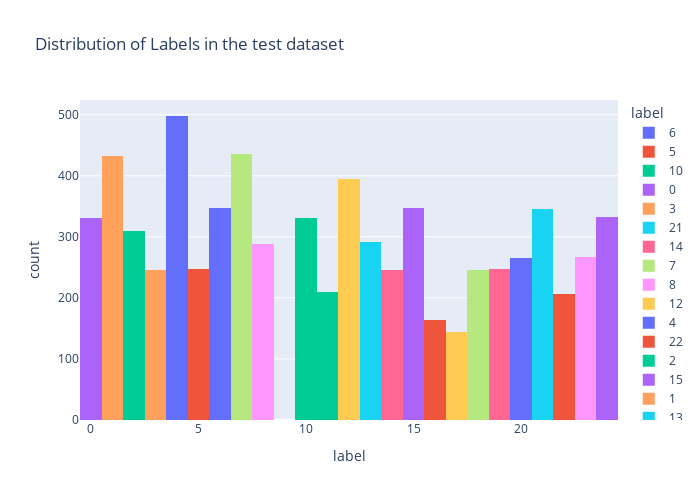

The cell this chart's notebook holds for it:
### Code cell
fig = px.histogram(test_df,
                   x='label',
                   color='label',
                   title='Distribution of Labels in the test dataset', 
                   width=700, height=500)
fig.show()

### Figure 1 — Plotly figure (JSON) as saved in the notebook; plotly's stock layout.template omitted (floating-point values rounded to 4 significant figures; data arrays with more than 128 entries replaced by an {"elided": "..."} marker saying what was removed)
{"data": [{"alignmentgroup": "True", "bingroup": "x", "hovertemplate": "label=%{x}<br>count=%{y}<extra></extra>", "legendgroup": "6", "marker": {"color": "#636efa", "pattern": {"shape": ""}}, "name": "6", "offsetgroup": "6", "orientation": "v", "showlegend": true, "type": "histogram", "x": {"elided": "348 int values"}, "xaxis": "x", "yaxis": "y"}, {"alignmentgroup": "True", "bingroup": "x", "hovertemplate": "label=%{x}<br>count=%{y}<extra></extra>", "legendgroup": "5", "marker": {"color": "#EF553B", "pattern": {"shape": ""}}, "name": "5", "offsetgroup": "5", "orientation": "v", "showlegend": true, "type": "histogram", "x": {"elided": "247 int values"}, "xaxis": "x", "yaxis": "y"}, {"alignmentgroup": "True", "bingroup": "x", "hovertemplate": "label=%{x}<br>count=%{y}<extra></extra>", "legendgroup": "10", "marker": {"color": "#00cc96", "pattern": {"shape": ""}}, "name": "10", "offsetgroup": "10", "orientation": "v", "showlegend": true, "type": "histogram", "x": {"elided": "331 int values"}, "xaxis": "x", "yaxis": "y"}, {"alignmentgroup": "True", "bingroup": "x", "hovertemplate": "label=%{x}<br>count=%{y}<extra></extra>", "legendgroup": "0", "marker": {"color": "#ab63fa", "pattern": {"shape": ""}}, "name": "0", "offsetgroup": "0", "orientation": "v", "showlegend": true, "type": "histogram", "x": {"elided": "331 int values"}, "xaxis": "x", "yaxis": "y"}, {"alignmentgroup": "True", "bingroup": "x", "hovertemplate": "label=%{x}<br>count=%{y}<extra></extra>", "legendgroup": "3", "marker": {"color": "#FFA15A", "pattern": {"shape": ""}}, "name": "3", "offsetgroup": "3", "orientation": "v", "showlegend": true, "type": "histogram", "x": {"elided": "245 int values"}, "xaxis": "x", "yaxis": "y"}, {"alignmentgroup": "True", "bingroup": "x", "hovertemplate": "label=%{x}<br>count=%{y}<extra></extra>", "legendgroup": "21", "marker": {"color": "#19d3f3", "pattern": {"shape": ""}}, "name": "21", "offsetgroup": "21", "orientation": "v", "showlegend": true, "type": "histogram", "x": {"elided": "346 int values"}, "xaxis": "x", "yaxis": "y"}, {"alignmentgroup": "True", "bingroup": "x", "hovertemplate": "label=%{x}<br>count=%{y}<extra></extra>", "legendgroup": "14", "marker": {"color": "#FF6692", "pattern": {"shape": ""}}, "name": "14", "offsetgroup": "14", "orientation": "v", "showlegend": true, "type": "histogram", "x": {"elided": "246 int values"}, "xaxis": "x", "yaxis": "y"}, {"alignmentgroup": "True", "bingroup": "x", "hovertemplate": "label=%{x}<br>count=%{y}<extra></extra>", "legendgroup": "7", "marker": {"color": "#B6E880", "pattern": {"shape": ""}}, "name": "7", "offsetgroup": "7", "orientation": "v", "showlegend": true, "type": "histogram", "x": {"elided": "436 int values"}, "xaxis": "x", "yaxis": "y"}, {"alignmentgroup": "True", "bingroup": "x", "hovertemplate": "label=%{x}<br>count=%{y}<extra></extra>", "legendgroup": "8", "marker": {"color": "#FF97FF", "pattern": {"shape": ""}}, "name": "8", "offsetgroup": "8", "orientation": "v", "showlegend": true, "type": "histogram", "x": {"elided": "288 int values"}, "xaxis": "x", "yaxis": "y"}, {"alignmentgroup": "True", "bingroup": "x", "hovertemplate": "label=%{x}<br>count=%{y}<extra></extra>", "legendgroup": "12", "marker": {"color": "#FECB52", "pattern": {"shape": ""}}, "name": "12", "offsetgroup": "12", "orientation": "v", "showlegend": true, "type": "histogram", "x": {"elided": "394 int values"}, "xaxis": "x", "yaxis": "y"}, {"alignmentgroup": "True", "bingroup": "x", "hovertemplate": "label=%{x}<br>count=%{y}<extra></extra>", "legendgroup": "4", "marker": {"color": "#636efa", "pattern": {"shape": ""}}, "name": "4", "offsetgroup": "4", "orientation": "v", "showlegend": true, "type": "histogram", "x": {"elided": "498 int values"}, "xaxis": "x", "yaxis": "y"}, {"alignmentgroup": "True", "bingroup": "x", "hovertemplate": "label=%{x}<br>count=%{y}<extra></extra>", "legendgroup": "22", "marker": {"color": "#EF553B", "pattern": {"shape": ""}}, "name": "22", "offsetgroup": "22", "orientation": "v", "showlegend": true, "type": "histogram", "x": {"elided": "206 int values"}, "xaxis": "x", "yaxis": "y"}, {"alignmentgroup": "True", "bingroup": "x", "hovertemplate": "label=%{x}<br>count=%{y}<extra></extra>", "legendgroup": "2", "marker": {"color": "#00cc96", "pattern": {"shape": ""}}, "name": "2", "offsetgroup": "2", "orientation": "v", "showlegend": true, "type": "histogram", "x": {"elided": "310 int values"}, "xaxis": "x", "yaxis": "y"}, {"alignmentgroup": "True", "bingroup": "x", "hovertemplate": "label=%{x}<br>count=%{y}<extra></extra>", "legendgroup": "15", "marker": {"color": "#ab63fa", "pattern": {"shape": ""}}, "name": "15", "offsetgroup": "15", "orientation": "v", "showlegend": true, "type": "histogram", "x": {"elided": "347 int values"}, "xaxis": "x", "yaxis": "y"}, {"alignmentgroup": "True", "bingroup": "x", "hovertemplate": "label=%{x}<br>count=%{y}<extra></extra>", "legendgroup": "1", "marker": {"color": "#FFA15A", "pattern": {"shape": ""}}, "name": "1", "offsetgroup": "1", "orientation": "v", "showlegend": true, "type": "histogram", "x": {"elided": "432 int values"}, "xaxis": "x", "yaxis": "y"}, {"alignmentgroup": "True", "bingroup": "x", "hovertemplate": "label=%{x}<br>count=%{y}<extra></extra>", "legendgroup": "13", "marker": {"color": "#19d3f3", "pattern": {"shape": ""}}, "name": "13", "offsetgroup": "13", "orientation": "v", "showlegend": true, "type": "histogram", "x": {"elided": "291 int values"}, "xaxis": "x", "yaxis": "y"}, {"alignmentgroup": "True", "bingroup": "x", "hovertemplate": "label=%{x}<br>count=%{y}<extra></extra>", "legendgroup": "19", "marker": {"color": "#FF6692", "pattern": {"shape": ""}}, "name": "19", "offsetgroup": "19", "orientation": "v", "showlegend": true, "type": "histogram", "x": {"elided": "248 int values"}, "xaxis": "x", "yaxis": "y"}, {"alignmentgroup": "True", "bingroup": "x", "hovertemplate": "label=%{x}<br>count=%{y}<extra></extra>", "legendgroup": "18", "marker": {"color": "#B6E880", "pattern": {"shape": ""}}, "name": "18", "offsetgroup": "18", "orientation": "v", "showlegend": true, "type": "histogram", "x": {"elided": "246 int values"}, "xaxis": "x", "yaxis": "y"}, {"alignmentgroup": "True", "bingroup": "x", "hovertemplate": "label=%{x}<br>count=%{y}<extra></extra>", "legendgroup": "23", "marker": {"color": "#FF97FF", "pattern": {"shape": ""}}, "name": "23", "offsetgroup": "23", "orientation": "v", "showlegend": true, "type": "histogram", "x": {"elided": "267 int values"}, "xaxis": "x", "yaxis": "y"}, {"alignmentgroup": "True", "bingroup": "x", "hovertemplate": "label=%{x}<br>count=%{y}<extra></extra>", "legendgroup": "17", "marker": {"color": "#FECB52", "pattern": {"shape": ""}}, "name": "17", "offsetgroup": "17", "orientation": "v", "showlegend": true, "type": "histogram", "x": {"elided": "144 int values"}, "xaxis": "x", "yaxis": "y"}, {"alignmentgroup": "True", "bingroup": "x", "hovertemplate": "label=%{x}<br>count=%{y}<extra></extra>", "legendgroup": "20", "marker": {"color": "#636efa", "pattern": {"shape": ""}}, "name": "20", "offsetgroup": "20", "orientation": "v", "showlegend": true, "type": "histogram", "x": {"elided": "266 int values"}, "xaxis": "x", "yaxis": "y"}, {"alignmentgroup": "True", "bingroup": "x", "hovertemplate": "label=%{x}<br>count=%{y}<extra></extra>", "legendgroup": "16", "marker": {"color": "#EF553B", "pattern": {"shape": ""}}, "name": "16", "offsetgroup": "16", "orientation": "v", "showlegend": true, "type": "histogram", "x": {"elided": "164 int values"}, "xaxis": "x", "yaxis": "y"}, {"alignmentgroup": "True", "bingroup": "x", "hovertemplate": "label=%{x}<br>count=%{y}<extra></extra>", "legendgroup": "11", "marker": {"color": "#00cc96", "pattern": {"shape": ""}}, "name": "11", "offsetgroup": "11", "orientation": "v", "showlegend": true, "type": "histogram", "x": {"elided": "209 int values"}, "xaxis": "x", "yaxis": "y"}, {"alignmentgroup": "True", "bingroup": "x", "hovertemplate": "label=%{x}<br>count=%{y}<extra></extra>", "legendgroup": "24", "marker": {"color": "#ab63fa", "pattern": {"shape": ""}}, "name": "24", "offsetgroup": "24", "orientation": "v", "showlegend": true, "type": "histogram", "x": {"elided": "332 int values"}, "xaxis": "x", "yaxis": "y"}], "layout": {"barmode": "relative", "height": 500, "legend": {"title": {"text": "label"}, "tracegroupgap": 0}, "title": {"text": "Distribution of Labels in the test dataset"}, "width": 700, "xaxis": {"anchor": "y", "categoryarray": [6, 5, 10, 0, 3, 21, 14, 7, 8, 12, 4, 22, 2, 15, 1, 13, 19, 18, 23, 17, 20, 16, 11, 24], "categoryorder": "array", "domain": [0, 1], "title": {"text": "label"}}, "yaxis": {"anchor": "x", "domain": [0, 1], "title": {"text": "count"}}}}
